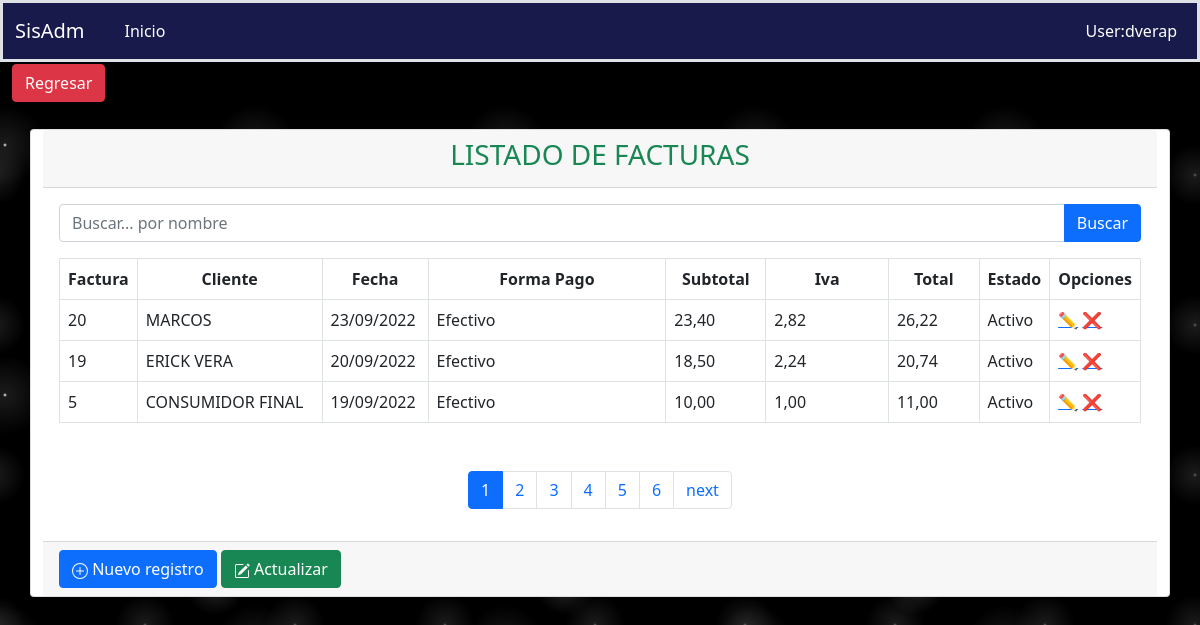
Screenshot of /venta/consulta/ with the database file from the repository.
### aplicaciones/ventas/models.py (models this page shows, shortened)
class Factura(Base):
    cliente = models.ForeignKey(Cliente, on_delete=models.PROTECT,null=True,blank=True)
    forma_pago = models.CharField(max_length=1,choices=FORMA_PAGO,default=FORMA_PAGO[0][0])
    fecha = models.DateField(default=now)
    subtotal = models.DecimalField(default=0, max_digits=16, decimal_places=2)
    iva = models.DecimalField(default=0, max_digits=16, decimal_places=2)
    total = models.DecimalField(default=0, max_digits=16, decimal_places=2)
    estado = models.BooleanField(default=True)
    class Meta:
        verbose_name = "Factura"
        verbose_name_plural = "Facturas"
        ordering = ('-fecha', 'cliente')

class Cliente(Base):
    ruc = models.CharField(max_length=13, unique=True)
    nombres = models.CharField(max_length=200, unique=True)
    pais = models.ForeignKey(Pais, on_delete=models.PROTECT, blank=True, null=True)
    provincia = models.ForeignKey(Provincia, on_delete=models.PROTECT, blank=True, null=True)
    ciudad = models.ForeignKey(Ciudad, on_delete=models.PROTECT, blank=True, null=True)
    direccion = models.TextField(blank=True, null=True, verbose_name='Dirección')
    genero = models.CharField(max_length=1, choices=GENERO,default=GENERO[0][0], blank=True, null=True)
    fecha_nacimiento = models.DateField(blank=True, null=True)
    telefonos = models.CharField(max_length=50, blank=True, null=True)
    email = models.CharField(max_length=100,unique=True)
    foto = models.FileField(upload_to='ventas/clientes/', blank=True, null=True)
    estado = models.BooleanField(default=True)
    class Meta:
        verbose_name = "Cliente"
        verbose_name_plural = "Clientes"
        ordering = ('nombres',)

### aplicaciones/ventas/views/venta/views.py (the view)
# urls.py: path('consulta/', ConsultaVenta.as_view(), name='consultaventa'),
class ConsultaVenta(ListView):
    template_name = 'venta/list.html'
    context_object_name = 'facturas'
    model = Factura
    paginate_by = 3
    def get_queryset(self):
        query = self.request.GET.get("query")
        print(query)
        if query:
            return self.model.objects.filter(cliente__nombres__icontains=query)
        else:
            return self.model.objects.all()
    def get_context_data(self, **kwargs):
        context = super().get_context_data(**kwargs)
        context['url_anterior'] = '/venta/menu/'
        context['listar_url'] = '/venta/consulta/',
        context['crear_url'] = '/venta/crear/'
        context['titulo'] = 'LISTADO DE FACTURAS'
        context['query'] = self.request.GET.get("query") or ""
        return context

### aplicaciones/ventas/templates/venta/list.html (shortened to what this page needs)
{% extends 'consulta.html' %}
{% load static %}
{% block search %}
    <form action="{% url 'ventas:cliente' %}" method="GET">
      <div class="input-group mb-3">
        <input type="text" name="query" value="{{ query }}" class="form-control" placeholder="Buscar... por nombre" id="idInputSearch" aria-describedby="basic-addon2"/>
        <button type="submit" class="btn btn-primary mr-1" id="idSearchSp">Buscar</button>
      </div>
    </form>
{% endblock %}
{% block columns %}
    <tr class="text-center">
        <th scope="col" style="width: 5%;">Factura</th>
        <th scope="col" style="width: 20%;">Cliente</th>
        <th scope="col" style="width: 10%;">Fecha</th>
        <th scope="col" style="width: 30%;">Forma Pago</th>
        <th scope="col" style="width: 10%;">Subtotal</th>
        <th scope="col" style="width: 15%;">Iva</th>
        <th scope="col" style="width: 15%;">Total</th>
        <th scope="col" style="width: 15%;">Estado</th>
        <th scope="col" style="width: 10%;">Opciones</th>
    </tr>
{% endblock %}
{% block rows %}
    {% for fac in facturas %}
        <tr class="align-middle" >
            <td>{{ fac.id }}</td>
            <td>{{ fac.cliente.nombres|upper }}</td>
            <td>{{ fac.fecha|date:"d/m/Y" }}</td>
            <td>{{ fac.get_forma_pago_display }}</td>
            <td>{{ fac.subtotal }}</td>
            <td>{{ fac.iva }}</td>
            <td>{{ fac.total }}</td>
            <td>{% if fac.estado %}
                    Activo
                {% else %}
                    Anulada
                {% endif %}
            </td>
            <td class="acciones">
                <a href="{% url 'ventas:editarventa' fac.id %}">✏️</a>
                <a href="{% url 'ventas:deletecliente' fac.id %}">❌</a>
            </td>
        </tr>
    {% endfor %}
{% endblock %}

### static/css/estilos.css (style rules this page uses)
body { background-color:black; background-image: radial-gradient(white, rgba(255,255,255,.2) 2px, transparent 40px), radial-gradient(white, rgba(255,255,255,.15) 1px, transparent 30px), radial-gradient(white, rgba(255,255,255,.1) 2px, transparent 40px), radial-gradient(rgba(255,255,255,.4), rgba(255,255,255,.1) 2px, transparent 30px); background-size: 550px 550px, 350px 350px, 250px 250px, 150px 150px; background-position: 0 0, 40px 60px, 130px 270px, 70px 100px; color: #171a4a; }

### rows the page displays
Factura: id "20", cliente.nombres "MARCOS", fecha "23/09/2022", forma_pago "Efectivo", subtotal "23,40", iva "2,82", total "26,22", estado "Activo"
Factura: id "19", cliente.nombres "ERICK VERA", fecha "20/09/2022", forma_pago "Efectivo", subtotal "18,50", iva "2,24", total "20,74", estado "Activo"
Factura: id "5", cliente.nombres "CONSUMIDOR FINAL", fecha "19/09/2022", forma_pago "Efectivo", subtotal "10,00", iva "1,00", total "11,00", estado "Activo"

### other values shown
{{ titulo }} "LISTADO DE FACTURAS"
{{ i }} "1"
{{ i }} "2" "3" "4" "5" "6"
